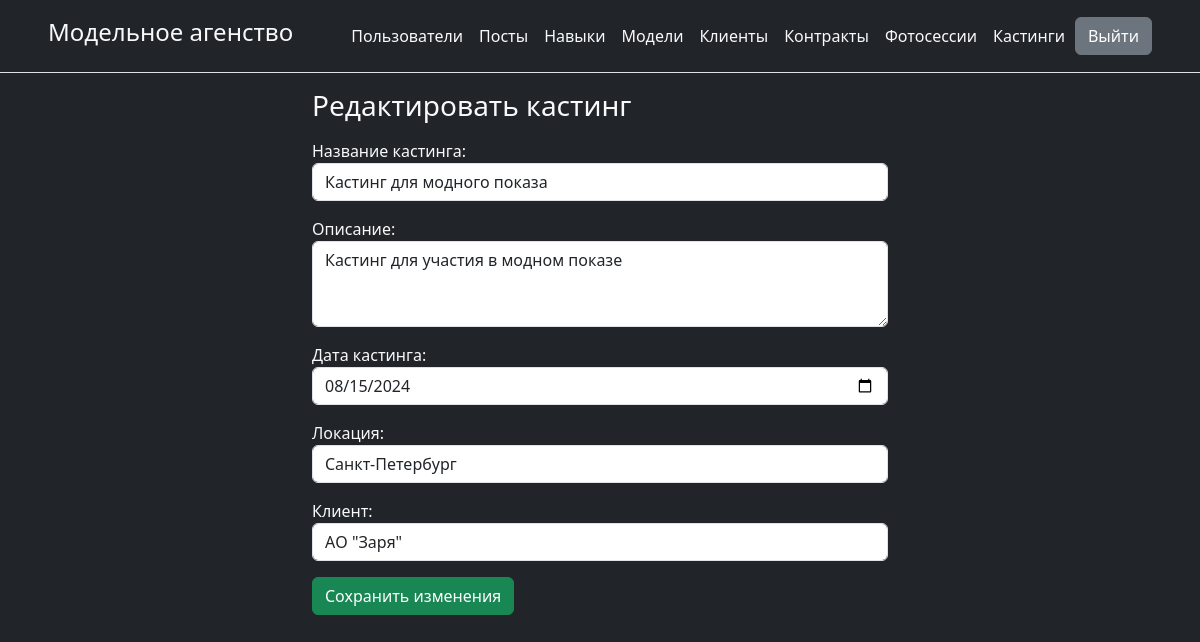
Screenshot of /admin/castings/edit_casting.php?casting_id=2 (signed in) with the database file from the repository.
### tables this page shows
CREATE TABLE `castings` (
  `casting_id` int NOT NULL,
  `casting_name` varchar(255) NOT NULL,
  `description` text,
  `casting_date` date DEFAULT NULL,
  `location` varchar(255) DEFAULT NULL,
  `client_id` int DEFAULT NULL
);

CREATE TABLE `clients` (
  `id` int NOT NULL,
  `name` varchar(100) NOT NULL,
  `contact_info` varchar(255) DEFAULT NULL,
  `address` varchar(255) DEFAULT NULL,
  `phone` varchar(20) DEFAULT NULL,
  `email` varchar(100) DEFAULT NULL
);

### admin/castings/edit_casting.php (the view, shortened to what this page needs)
<?php
include '../header.php';
require_once '../database_connection.php';
$casting_id = $_GET['casting_id'];
try {
	$stmt = $pdo->prepare("SELECT * FROM castings WHERE casting_id = ?");
	$stmt->execute([$casting_id]);
	$casting = $stmt->fetch(PDO::FETCH_ASSOC);
	$stmt = $pdo->prepare("SELECT id, name FROM clients");
	$stmt->execute();
	$clients = $stmt->fetchAll(PDO::FETCH_ASSOC);
} catch (PDOException $e) {
	echo "Ошибка при получении данных: " . $e->getMessage();
}
?>
<body class="bg-dark text-light">
<div class="container w-50">
	<h3 class="text-light my-3">Редактировать кастинг</h3>
	<form action="edit_casting.php?casting_id=<?php echo $casting_id; ?>" method="post">
		<div class="form-group">
			<label for="casting_name">Название кастинга:</label>
			<input type="text" id="casting_name" name="casting_name" class="form-control" value="<?php echo htmlspecialchars($casting['casting_name']); ?>" required>
		</div>
		<div class="form-group my-3">
			<label for="description">Описание:</label>
			<textarea id="description" name="description" class="form-control" rows="3"><?php echo htmlspecialchars($casting['description']); ?></textarea>
		</div>
		<div class="form-group my-3">
			<label for="casting_date">Дата кастинга:</label>
			<input type="date" id="casting_date" name="casting_date" class="form-control" value="<?php echo htmlspecialchars($casting['casting_date']); ?>" required>
		</div>
		<div class="form-group my-3">
			<label for="location">Локация:</label>
			<input type="text" id="location" name="location" class="form-control" value="<?php echo htmlspecialchars($casting['location']); ?>" required>
		</div>
		<div class="form-group my-3">
			<label for="client_id">Клиент:</label>
			<select id="client_id" name="client_id" class="form-control" required>
		  <?php foreach ($clients as $client): ?>
						<option value="<?php echo $client['id']; ?>" <?php echo $client['id'] == $casting['client_id'] ? 'selected' : ''; ?>>
				<?php echo htmlspecialchars($client['name']); ?>
						</option>
		  <?php endforeach; ?>
			</select>
		</div>
		<button type="submit" class="btn btn-success">Сохранить изменения</button>
	</form>
</div>
</body>
</html>

### rows the page displays
castings: casting_name "Кастинг для модного показа", description "Кастинг для участия в модном показе", casting_date "08/15/2024", location "Санкт-Петербург", client_id "АО \"Заря\""
